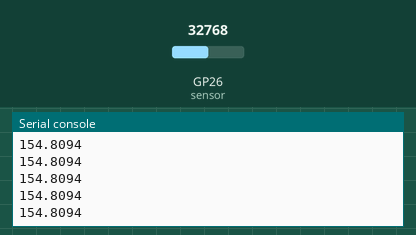
Bench run of a program on a simulated Raspberry Pi Pico running MicroPython. Parts: the last lines printed to the serial console. The test bench sets the inputs (shaded band); at power-on: GP26 (sensor) = 32768 (analog values on the 0–65535 scale).

Above: at 1.2 s.
1.3 s: GP26 (sensor) set to 45874
At 1.36 s:
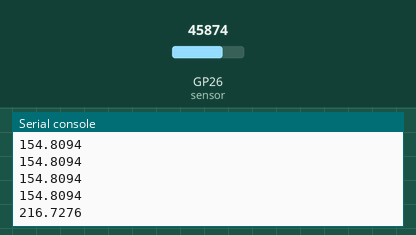
2.8 s: GP26 (sensor) set to 57670
At 2.81 s:
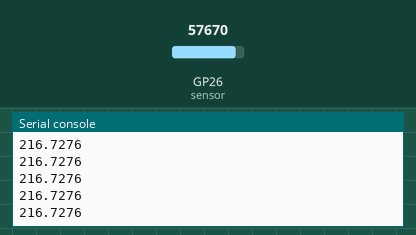
Timing chart, 0 to 5.8 s (numbered marks = the images above; inputs shaded):
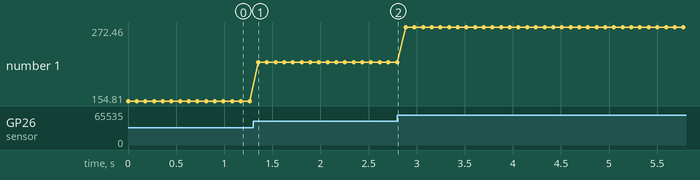

Measured:
- after the input at 1.3 s, the serial console: prints a new line after 0.05 s (image 1)
- plotted number 1: 154.81 → 216.73 after the input at 1.3 s, 216.73 → 272.46 after the input at 2.8 s

The program:

ky-039.py
```python
from machine import ADC
from utime import sleep

sensor = ADC(26)

conversion_factor = 3 / (635)

while True:
        lectura = sensor.read_u16() * conversion_factor
	print(lectura)
        sleep(0.09)
```
